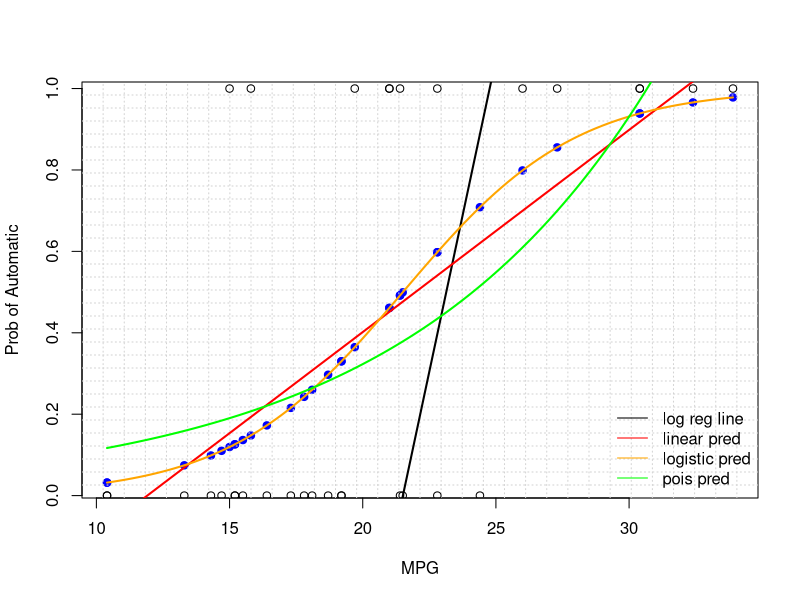

This figure's R source:
fitlin <- lm(am ~ mpg, mtcars)
fitlin2 <- lm(mpg ~ factor(am), mtcars)
fitlog <- glm(am ~ mpg, family='binomial', mtcars)
fitpos <- glm(am ~ mpg, family='poisson', mtcars)

p <- xtabs(~ am + mpg, mtcars)
old.par <- par(mfrow=c(1, 1))

plot(mtcars$mpg, fitlog$fitted, pch=19, col='blue', xlab='MPG', ylab="Prob of Automatic")
grid(length(mtcars$mpg), length(mtcars$am))
points(mtcars$mpg, mtcars$am, pch=1, lwd=1)
abline(fitlog, lwd=2)
curve(predict(fitlin, data.frame(mpg=x), type='resp'), col="red", lwd=2, add=TRUE)
curve(predict(fitlog, data.frame(mpg=x), type="resp"), col='orange', lwd=2, add=TRUE)
curve(predict(fitpos, data.frame(mpg=x), type='resp'), col='green', lwd=2, add=TRUE)
legnames = c('log reg line', 'linear pred', 'logistic pred', 'pois pred')
legend('bottomright', legnames, lty=1, col=c('black', 'red', 'orange', 'green'), bty='n', cex=1)